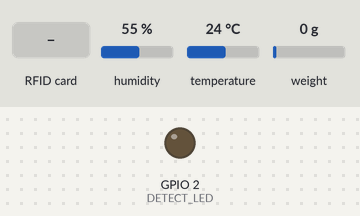
Bench run of a sketch on a simulated ESP32. Parts: output pins drawn as LEDs (lit = HIGH). The test bench sets the inputs (shaded band); at power-on: humidity 55 %, temperature 24 °C, weight on the scale 0 g. The local clock reads 2024-03-15 10:24:30 at power-on unless the sketch sets it; storage starts empty; pins used as bus, display or sensor lines are not drawn; what the sketch prints to the serial monitor is not drawn.

Above: at 7.4 s.
7.5 s: RFID card 2A 0D 46 02 held to the reader
At 7.6 s:
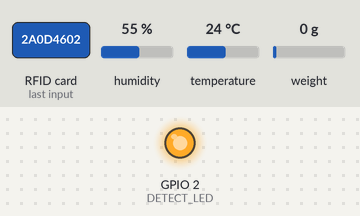
9.1 s: RFID card FA E5 35 02 held to the reader
At 10.3 s:
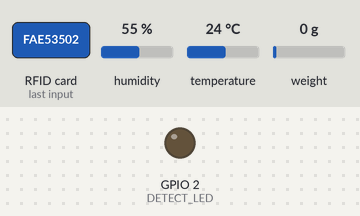
10.7 s: RFID card 77 43 C0 01 held to the reader
At 10.81 s:
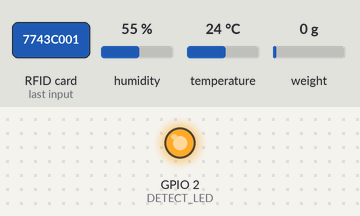
Timing chart, 0 to 13.7 s (numbered marks = the images above; inputs shaded):
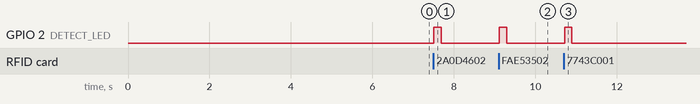

The sketch:

MCU_Sys_Code.ino
```cpp
#include <Wire.h>     // Required for I2C communication (RTC)
#include <Arduino.h>  // Standard Arduino functions
#include <HX711.h>
#include <SPI.h>
#include <SD.h>
#include <MFRC522.h>
#include <RTClib.h>
#include <map>          // Include for std::map
#include <esp_now.h>    // Include for ESP-NOW functionality
#include <WiFi.h>       // Include for WiFi functionality (required by ESP-NOW)
#include "AHT20.h"      // Included: Environmental sensor library (will use your installed library)

// —— PIN CONFIGURATION —————————————————————————————————————
#define I2C_SDA      21
#define I2C_SCL      22
#define DOUT_PIN     32
#define CLK_PIN      14
#define SD_CS        5
#define RFID_CS      15
#define RST_PIN      27
#define SPI_SCK      18
#define SPI_MISO     19
#define SPI_MOSI     23
#define DETECT_LED   2
// ——————————————————————————————————————————————————————————————

// Sensor Objects
HX711 scale;
RTC_DS3231 rtc;
MFRC522 mfrc522(RFID_CS, RST_PIN);
AHT20 aht; // AHT20 sensor object instance

// Calibration and configuration for HX711 (Weight Sensor)
const float HX711_CALIBRATION_A1 = 0.0045558f;
const float HX711_CALIBRATION_A0 = -1862.8f;
const float NO_WEIGHT_THRESHOLD = 10.0f; // Threshold below which weight is considered zero
const int SMA_WINDOW = 5;               // Simple Moving Average window size for weight

long weightBuffer[SMA_WINDOW];
int weightIndex = 0;
bool bufferFilled = false;

// RFID Cooldown and Scan Management
const unsigned long RFID_COOLDOWN_MS = 500; // Milliseconds to wait after a scan before allowing another
unsigned long lastScanTime = 0;             // Stores the timestamp of the last successful RFID scan

// Pre-stored RFID to Sex mapping
// This map stores RFID UIDs as keys and their corresponding sex as values.
// You can expand this map with more RFID UIDs and their associated sex data.
std::map<String, String> rfidSexMap;

// MAC address of the receiving ESP32 board (ESP32-CAM)
// IMPORTANT: This MUST match the actual MAC address of your ESP32-CAM.
uint8_t receiverMac[] = {0xA0, 0xA3, 0xB3, 0x2B, 0xCB, 0x40}; // Example MAC for 'travis cam'

// Buffer for JSON payload (increased size for robustness, adjusted for smaller payload)
// Ensure this is large enough to hold your complete JSON string.
#define JSON_BUFFER_SIZE 200 // Reduced size as light/pressure are removed
char jsonBuffer[JSON_BUFFER_SIZE];

// Global variable to store the unique filename for this session's log
String sessionLogFilename;

// --- Function Prototypes ---
// (Good practice to declare functions before they are used, especially in larger sketches)
void OnDataSent(const uint8_t *mac_addr, esp_now_send_status_t status);
String getTimestamp();
// String getFilenameFromTimestamp(); // No longer needed
bool writeLog(const String &line);
float getSmoothedWeight();
// No longer need prototypes for getTemperature() and getHumidity() here, as they are part of AHT20 class.

// Callback function for ESP-NOW send status
// This function is called after an ESP-NOW packet is sent.
void OnDataSent(const uint8_t *mac_addr, esp_now_send_status_t status) {
  Serial.print("\r\nLast Packet Send Status:\t");
  if (status == ESP_NOW_SEND_SUCCESS) {
    Serial.println("Delivery Success");
  } else {
    Serial.println("Delivery Fail");
    // You might want to implement retry logic here for failed deliveries
  }
}

// Generates a formatted timestamp string from the RTC module.
String getTimestamp() {
  DateTime now = rtc.now();
  // Increased buffer size to prevent stack smashing from day of week string
  // "YYYY-MM-DD HH:MM:SS" is 19 chars + null terminator = 20.
  char buf[20];
  sprintf(buf, "%04d-%02d-%02d %02d:%02d:%02d",
          now.year(), now.month(), now.day(),
          now.hour(), now.minute(), now.second());
  return String(buf);
}

// Writes a line of data to the SD card, appending to the session's log file.
bool writeLog(const String &line) {
  // Ensure RFID_CS is high before accessing SD card to prevent conflicts
  digitalWrite(RFID_CS, HIGH);
  // Select SD card
  digitalWrite(SD_CS, LOW);

  // Open the session-specific log file in APPEND mode
  File f = SD.open(sessionLogFilename, FILE_APPEND);
  if (!f) {
    Serial.printf("❌ ERROR: Log file %s open failed for appending.\n", sessionLogFilename.c_str());
    digitalWrite(SD_CS, HIGH); // Deselect SD card on failure
    return false;
  }

  f.println(line);
  f.close();
  Serial.printf("📁 Appended data to %s\n", sessionLogFilename.c_str());
  digitalWrite(SD_CS, HIGH); // Deselect SD card after write
  return true;
}

// Reads raw weight from HX711 and applies a Simple Moving Average filter.
float getSmoothedWeight() {
  long raw = scale.read();
  weightBuffer[weightIndex] = raw;
  weightIndex = (weightIndex + 1) % SMA_WINDOW;
  if (weightIndex == 0) bufferFilled = true; // Buffer is filled after first full cycle

  int count = bufferFilled ? SMA_WINDOW : weightIndex;
  long sum = 0;
  for (int i = 0; i < count; i++) {
    sum += weightBuffer[i];
  }

  float avgRaw = sum / (float)count;
  float weight = HX711_CALIBRATION_A1 * avgRaw + HX711_CALIBRATION_A0;
  return (weight < NO_WEIGHT_THRESHOLD) ? 0.0f : weight; // Return 0 if below threshold
}

void setup() {
  Serial.begin(115200);
  delay(200); // Allow serial to initialize

  // Initialize LED pin
  pinMode(DETECT_LED, OUTPUT);
  digitalWrite(DETECT_LED, LOW); // Ensure LED is off initially

  // Seed the random number generator with an analog read from an unconnected pin
  // This helps ensure different random numbers each time the ESP32 starts.
  randomSeed(analogRead(0));

  // Initialize I2C bus - CRITICAL for RTC and AHT20 communication
  Wire.begin(I2C_SDA, I2C_SCL);
  Serial.println("✅ I2C bus initialized.");

  // Initialize AHT20
  if(!aht.begin()) {
    Serial.println("❌ ERROR: AHT20 initialization failed! Halting.");
    while(1); // Halt if AHT20 is critical for operation
  }
  Serial.println("✅ AHT20 ready.");

  // Initialize HX711 (Weight Sensor)
  scale.begin(DOUT_PIN, CLK_PIN);
  if (!scale.is_ready()) {
    Serial.println("❌ ERROR: HX711 not ready! Continuing without scale data.");
    // Consider adding a while(1) here if scale is absolutely critical
  }
  Serial.println("⚙️ Auto-taring HX711 (5s)...");
  scale.tare(); // Perform initial tare
  delay(5000); // Give time for tare to settle
  Serial.println("✔️ Tare complete.");

  // Initialize RTC (Real-Time Clock)
  if (!rtc.begin()) {
    Serial.println("❌ ERROR: RTC failed to initialize! Halting.");
    while(1); // Halt if RTC is critical for timestamping
  }
  // Adjust RTC time with the compile time (computer's time)
  // This line will set the RTC to the time the sketch was compiled.
  // Remove this line after the first upload if you want the RTC to keep time independently.
  rtc.adjust(DateTime(F(__DATE__), F(__TIME__)));
  Serial.println("✅ RTC ready.");

  // Initialize SD Card and RFID Reader
  // Ensure CS pins are high initially to deselect devices
  pinMode(SD_CS, OUTPUT); digitalWrite(SD_CS, HIGH);
  pinMode(RFID_CS, OUTPUT); digitalWrite(RFID_CS, HIGH);
  SPI.begin(SPI_SCK, SPI_MISO, SPI_MOSI); // Initialize SPI bus

  if (!SD.begin(SD_CS)) {
    Serial.println("❌ ERROR: SD card initialization failed! Halting.");
    while(1); // Halt if SD card is critical for logging
  }
  Serial.println("✅ SD card ready.");

  // --- Generate unique filename for this session's log file ---
  DateTime now = rtc.now();
  char filename_buf[35]; // Buffer for "/YYYY-MM-DD_HH-MM-SS_SESSION.txt"
  sprintf(filename_buf, "/LOG_%04d-%02d-%02d_%02d-%02d-%02d.txt",
          now.year(), now.month(), now.day(),
          now.hour(), now.minute(), now.second());
  sessionLogFilename = String(filename_buf);
  Serial.printf("✨ Session log file created: %s\n", sessionLogFilename.c_str());

  mfrc522.PCD_Init(); // Initialize MFRC522 RFID reader
  Serial.println("✅ RFID ready.");
  Serial.println("=== System Operational ===");

  // Populate the RFID to Sex map with known UIDs
  rfidSexMap["2A0D4602"] = "Female";
  rfidSexMap["FAE53502"] = "Male";
  rfidSexMap["7743C001"] = "Male";
  rfidSexMap["C376C001"] = "Female";
  // Add more RFID UIDs and their corresponding sex here as needed

  // Initialize ESP-NOW
  WiFi.mode(WIFI_STA); // Set WiFi to station mode for ESP-NOW
  if (esp_now_init() != ESP_OK) {
    Serial.println("❌ ESP-NOW initialization failed! Halting.");
    return; // Halt if ESP-NOW fails to initialize
  }
  Serial.println("✅ ESP-NOW initialized.");

  // Register the ESP-NOW send callback function
  esp_now_register_send_cb(OnDataSent);

  // Add peer (receiver ESP32-CAM)
  esp_now_peer_info_t peerInfo = {};
  memcpy(peerInfo.peer_addr, receiverMac, 6);
  peerInfo.channel = 0;     // Use channel 0 (default)
  peerInfo.encrypt = false; // No encryption for simplicity

  if (!esp_now_is_peer_exist(receiverMac)) {
    esp_err_t addPeerResult = esp_now_add_peer(&peerInfo);
    if (addPeerResult == ESP_OK) {
      Serial.println("✅ ESP-NOW peer added successfully.");
    } else {
      Serial.print("❌ Failed to add ESP-NOW peer: ");
      Serial.println(addPeerResult);
    }
  } else {
    Serial.println("ℹ️ ESP-NOW peer already exists.");
  }
}

void loop() {
  unsigned long currentMillis = millis();

  // Implement a cooldown period to prevent rapid re-scanning of the same RFID card
  if (currentMillis - lastScanTime < RFID_COOLDOWN_MS) {
    return; // Return if still in cooldown period
  }

  // Check for new RFID card presence
  if (!mfrc522.PICC_IsNewCardPresent()) {
    return; // No new card, exit loop
  }
  // Read the RFID card serial number (UID)
  if (!mfrc522.PICC_ReadCardSerial()) {
    return; // Failed to read serial, exit loop
  }

  lastScanTime = currentMillis; // Update last scan time
  digitalWrite(DETECT_LED, HIGH); // Turn on LED to indicate RFID detection

  // --- Read RFID UID ---
  String uid;
  for (byte i = 0; i < mfrc522.uid.size; i++) {
    if (mfrc522.uid.uidByte[i] < 0x10) uid += '0'; // Add leading zero for single-digit hex
    uid += String(mfrc522.uid.uidByte[i], HEX);
  }
  uid.toUpperCase(); // Convert UID to uppercase for consistent mapping

  // --- Retrieve Sex data from map ---
  String sex = "Unknown"; // Default value if RFID not found in map
  if (rfidSexMap.count(uid)) { // Check if UID exists in the map
    sex = rfidSexMap[uid];
  }

  // --- Get Timestamp from RTC ---
  String timestamp = getTimestamp();

  // --- Read Sensor Data ---
  // Using actual smoothed weight from HX711
  float weight = getSmoothedWeight()-5.77;

  // Get actual temperature and humidity from AHT20
  float temperature = aht.getTemperature();
  float humidity = aht.getHumidity();

  // Check for valid sensor readings from AHT20
  if (isnan(temperature) || isnan(humidity)) {
    Serial.println("❌ WARNING: Failed to read temperature or humidity from AHT20. Skipping ESP-NOW send.");
    digitalWrite(DETECT_LED, LOW);
    mfrc522.PICC_HaltA();
    mfrc522.PCD_StopCrypto1();
    return; // Skip this cycle if sensor data is invalid
  }

  // --- Prepare Data for SD Card Logging ---
  String logLine = "Timestamp: " + timestamp +
                   " | RFID: " + uid +
                   " | Sex: " + sex +
                   " | Weight: " + String(weight, 1) + "kg" +
                   " | Temp: " + String(temperature, 1) + "°C" +
                   " | Humid: " + String(humidity, 1) + "%";

  // --- Save Data to SD card ---
  Serial.println("\n" + logLine);
  if (!writeLog(logLine)) { // This will now append to the single session file
    Serial.println("❌ Failed to save data to SD card.");
  }

  // --- Construct JSON Payload for ESP-NOW Transmission (using snprintf for robustness) ---
  // Ensure all values are correctly formatted and escaped if necessary.
  // The JSON structure should match what the receiver expects.
  int jsonLen = snprintf(jsonBuffer, JSON_BUFFER_SIZE,
                      "{\"timestamp\":\"%s\","
                      "\"rfid\":\"%s\","
                      "\"sex\":\"%s\","
                      "\"weight\":%.1f,"
                      "\"temperature\":%.1f,"
                      "\"humidity\":%.1f}",
                      timestamp.c_str(),
                      uid.c_str(),
                      sex.c_str(),
                      weight,
                      temperature,
                      humidity);

  // Check for snprintf errors (buffer overflow or encoding error)
  if (jsonLen < 0 || jsonLen >= JSON_BUFFER_SIZE) {
      Serial.println("❌ ERROR: JSON payload too large for buffer or formatting error!");
      digitalWrite(DETECT_LED, LOW); // Turn off LED
      mfrc522.PICC_HaltA();
      mfrc522.PCD_StopCrypto1();
      return; // Skip ESP-NOW send for this cycle
  }

  // --- Send Data via ESP-NOW ---
  Serial.println("Attempting to send data via ESP-NOW...");
  Serial.print("JSON Data to be sent (length ");
  Serial.print(jsonLen);
  Serial.print(" bytes): ");
  Serial.println(jsonBuffer); // Print the content of the char array

  // Send the char array. `jsonLen + 1` includes the null terminator.
  esp_err_t result = esp_now_send(receiverMac, (const uint8_t*)jsonBuffer, jsonLen + 1);

  if (result == ESP_OK) {
    Serial.println("✅ Data send initiated via ESP-NOW.");
  } else {
    Serial.print("❌ Failed to initiate data send via ESP-NOW: ");
    Serial.println(result);
  }

  // --- Halt RFID PICC and prepare for next scan ---
  mfrc522.PICC_HaltA();      // Halt PICC (Proximity Integrated Circuit Card)
  mfrc522.PCD_StopCrypto1(); // Stop encryption on PCD (Proximity Coupling Device)

  // Turn off LED immediately after processing the card.
  digitalWrite(DETECT_LED, LOW);
}
```

Measured:
- after the input at 7.5 s, GPIO 2 (DETECT_LED): LOW → HIGH at once, → LOW 0.17 s later
- after the input at 9.1 s, GPIO 2 (DETECT_LED): LOW → HIGH at once, → LOW 0.17 s later
- after the input at 10.7 s, GPIO 2 (DETECT_LED): LOW → HIGH at once, → LOW 0.17 s later
